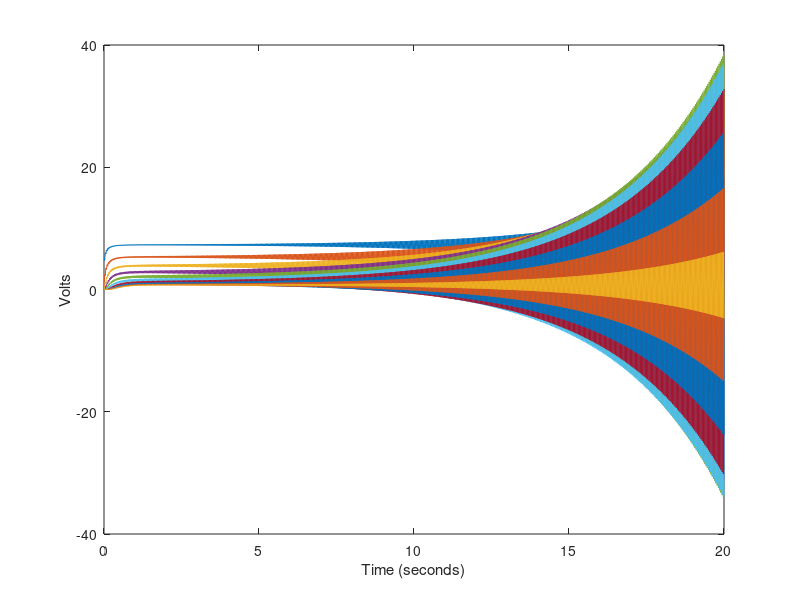

This figure's MATLAB source:
format compact; format shortG; clear; clf; clc; % 10-Stage RC Filter
V = zeros(10,1); dV = zeros(10,1);
V0 = 10;
dt = 0.02;
t = 0; y = [];
a = 25; b = 52.5; % Multipliers in equations
while(t < 20)
    dV(1) = a*V0 - b*V(1) + a*V(2); % Evaluate all 10 equations
    for i = 2:9
        dV(i) = a*V(i-1) - b*V(i) + a*V(i+1);
    end
    dV(10) = a*V(9) - 27.5*V(10);
    V = V + dV*dt; % Calculate change
    t = t + dt;
    y = [y ; V'];
    plot([0:10], [V0;V], '.-');
end
t = [0:length(y)-1]' * dt;
plot(t,y); xlabel('Time (seconds)'); ylabel('Volts');
